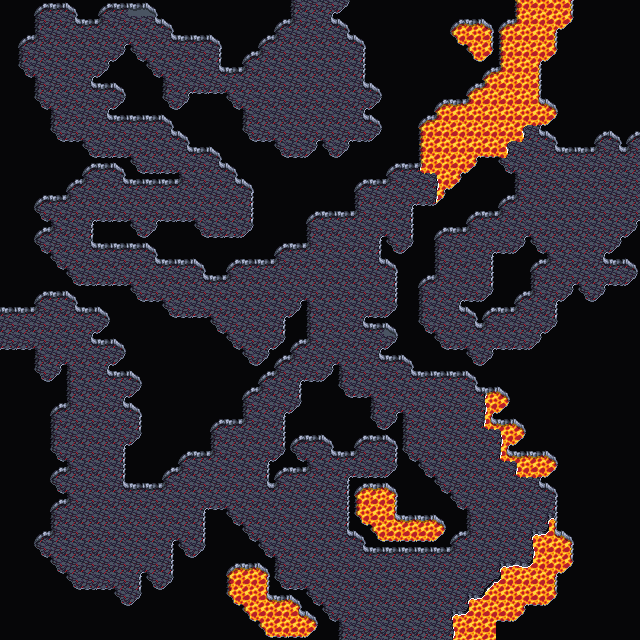

Below is a game level as drawn by its tile map, then a one-line description and the .tmx that defines it (tile-layer data replaced by summaries):
An orthogonal 40x40 tile map with 16x16 px tiles, 3 tile layers (Background, Tilelaag 3, Walls), 2 tilesets and 12 objects.

<map version="1.10" tiledversion="1.10.1" orientation="orthogonal" renderorder="right-down" width="40" height="40" tilewidth="16" tileheight="16" infinite="0" nextlayerid="8" nextobjectid="75">
 <editorsettings>
  <export target="wastetown..tmx" format="tmx" />
 </editorsettings>
 <tileset firstgid="1" source="../../../../common/maps/tileset/main.tsx" />
 <tileset firstgid="10113" source="../../../../common/maps/tileset/buildings.tsx" />
 <layer id="1" name="Background" width="40" height="40">
  <data>[1600 cells, 1599 non-empty, 4 distinct tile ids]</data>
 </layer>
 <layer id="7" name="Tilelaag 3" width="40" height="40">
  <data>[1600 cells, 101 non-empty, 12 distinct tile ids]</data>
 </layer>
 <layer id="2" name="Walls" width="40" height="40">
  <data>[1600 cells, 1183 non-empty, 21 distinct tile ids]</data>
 </layer>
 <objectgroup id="4" name="Objects">
  <object id="59" template="../../../../common/maps/obj/door_right.tx" x="0.16667" y="335.833">
   <properties>
    <property name="teleport" value="../Shandalar Old Border/maps/map/cave/cave_multilevel_4/cave_23J1.tmx" />
    <property name="teleportObjectId" value="60" />
   </properties>
  </object>
  <object id="63" template="../../../../common/maps/obj/enemy.tx" x="555.257" y="223.523">
   <properties>
    <property name="enemy" value="Fire Giant" />
   <property name="effect">{"startBattleWithCard": ["Mountain|INV|1", "Mountain|INV|2", "Mountain|INV|3", "Loafing Giant|INV"]}</property></properties>
  </object>
  <object id="64" template="../../../../common/maps/obj/enemy.tx" x="445.333" y="567.333">
   <properties>
    <property name="enemy" value="Wurm" />
   </properties>
  </object>
  <object id="65" template="../../../../common/maps/obj/treasure.tx" x="457.888" y="343.28" />
  <object id="67" template="../../../../common/maps/obj/treasure.tx" x="427.471" y="316.299" />
  <object id="68" template="../../../../common/maps/obj/treasure.tx" x="344" y="83.3333" />
  <object id="69" template="../../../../common/maps/obj/gold.tx" x="329.667" y="152.333" />
  <object id="70" template="../../../../common/maps/obj/gold.tx" x="477.591" y="349.98" />
  <object id="71" template="../../../../common/maps/obj/gold.tx" x="436.096" y="331.337" />
  <object id="72" template="../../../../common/maps/obj/enemy.tx" x="284.181" y="90.4698">
   <properties>
    <property name="enemy" value="Lightning Elemental" />
    <property name="threatRange" type="int" value="30" />
    <property name="waypoints" value="" />
   </properties>
  </object>
  <object id="73" template="../../../../common/maps/obj/door_right.tx" x="305.166" y="17.2901">
   <properties>
    <property name="teleport" value="../Shandalar Old Border/maps/map/cave/cave_multilevel_4/cave_23J1.tmx" />
    <property name="teleportObjectId" value="60" />
   </properties>
  </object>
  <object id="74" template="../../../../common/maps/obj/door_right.tx" x="632.323" y="178.178">
   <properties>
    <property name="teleport" value="../Shandalar Old Border/maps/map/cave/cave_multilevel_4/cave_23J1.tmx" />
    <property name="teleportObjectId" value="60" />
   </properties>
  </object>
 </objectgroup>
</map>
